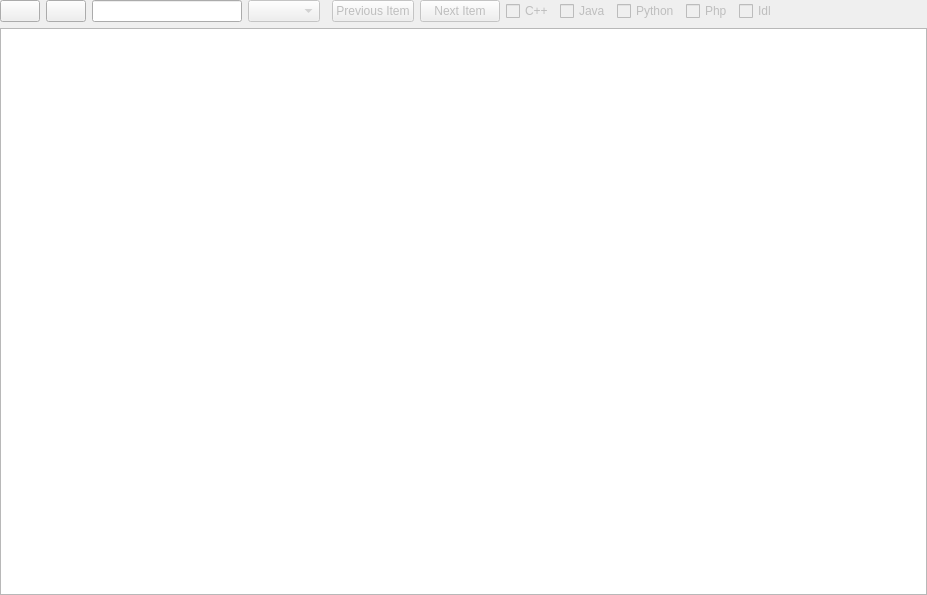
<?xml version="1.0" encoding="UTF-8"?>
<ui version="4.0">
 <class>QuickEdit</class>
 <widget class="QWidget" name="QuickEdit">
  <property name="geometry">
   <rect>
    <x>0</x>
    <y>0</y>
    <width>927</width>
    <height>595</height>
   </rect>
  </property>
  <property name="windowTitle">
   <string>Form</string>
  </property>
  <layout class="QGridLayout" name="gridLayout">
   <property name="margin">
    <number>0</number>
   </property>
   <item row="0" column="0">
    <layout class="QHBoxLayout" name="horizontalLayout">
     <item>
      <widget class="QPushButton" name="pbUpOneLevel">
       <property name="text">
        <string/>
       </property>
       <property name="icon">
        <iconset resource="../icons.qrc">
         <normaloff>:/root/icons/next_folder.png</normaloff>:/root/icons/next_folder.png</iconset>
       </property>
      </widget>
     </item>
     <item>
      <widget class="QPushButton" name="pbDownOneLevel">
       <property name="text">
        <string/>
       </property>
       <property name="icon">
        <iconset resource="../icons.qrc">
         <normaloff>:/root/icons/previous folder.png</normaloff>:/root/icons/previous folder.png</iconset>
       </property>
      </widget>
     </item>
     <item>
      <widget class="QLineEdit" name="leSearch"/>
     </item>
     <item>
      <widget class="QComboBox" name="cbViewMode">
       <property name="enabled">
        <bool>false</bool>
       </property>
      </widget>
     </item>
     <item>
      <widget class="QWidget" name="wdgContextButtonHolder" native="true"/>
     </item>
     <item>
      <widget class="QPushButton" name="pushButton_2">
       <property name="enabled">
        <bool>false</bool>
       </property>
       <property name="text">
        <string>Previous Item</string>
       </property>
      </widget>
     </item>
     <item>
      <widget class="QPushButton" name="pushButton">
       <property name="enabled">
        <bool>false</bool>
       </property>
       <property name="text">
        <string>Next Item</string>
       </property>
      </widget>
     </item>
     <item>
      <widget class="QCheckBox" name="chkCpp">
       <property name="enabled">
        <bool>false</bool>
       </property>
       <property name="text">
        <string>C++</string>
       </property>
      </widget>
     </item>
     <item>
      <widget class="QCheckBox" name="chkJava">
       <property name="enabled">
        <bool>false</bool>
       </property>
       <property name="text">
        <string>Java</string>
       </property>
      </widget>
     </item>
     <item>
      <widget class="QCheckBox" name="chkPython">
       <property name="enabled">
        <bool>false</bool>
       </property>
       <property name="text">
        <string>Python</string>
       </property>
      </widget>
     </item>
     <item>
      <widget class="QCheckBox" name="chkPhp">
       <property name="enabled">
        <bool>false</bool>
       </property>
       <property name="text">
        <string>Php</string>
       </property>
      </widget>
     </item>
     <item>
      <widget class="QCheckBox" name="chkIdl">
       <property name="enabled">
        <bool>false</bool>
       </property>
       <property name="text">
        <string>Idl</string>
       </property>
      </widget>
     </item>
     <item>
      <spacer name="horizontalSpacer">
       <property name="orientation">
        <enum>Qt::Horizontal</enum>
       </property>
       <property name="sizeHint" stdset="0">
        <size>
         <width>40</width>
         <height>20</height>
        </size>
       </property>
      </spacer>
     </item>
    </layout>
   </item>
   <item row="1" column="0">
    <widget class="QTreeView" name="tvEditor"/>
   </item>
  </layout>
 </widget>
 <resources>
  <include location="../icons.qrc"/>
 </resources>
 <connections/>
</ui>
